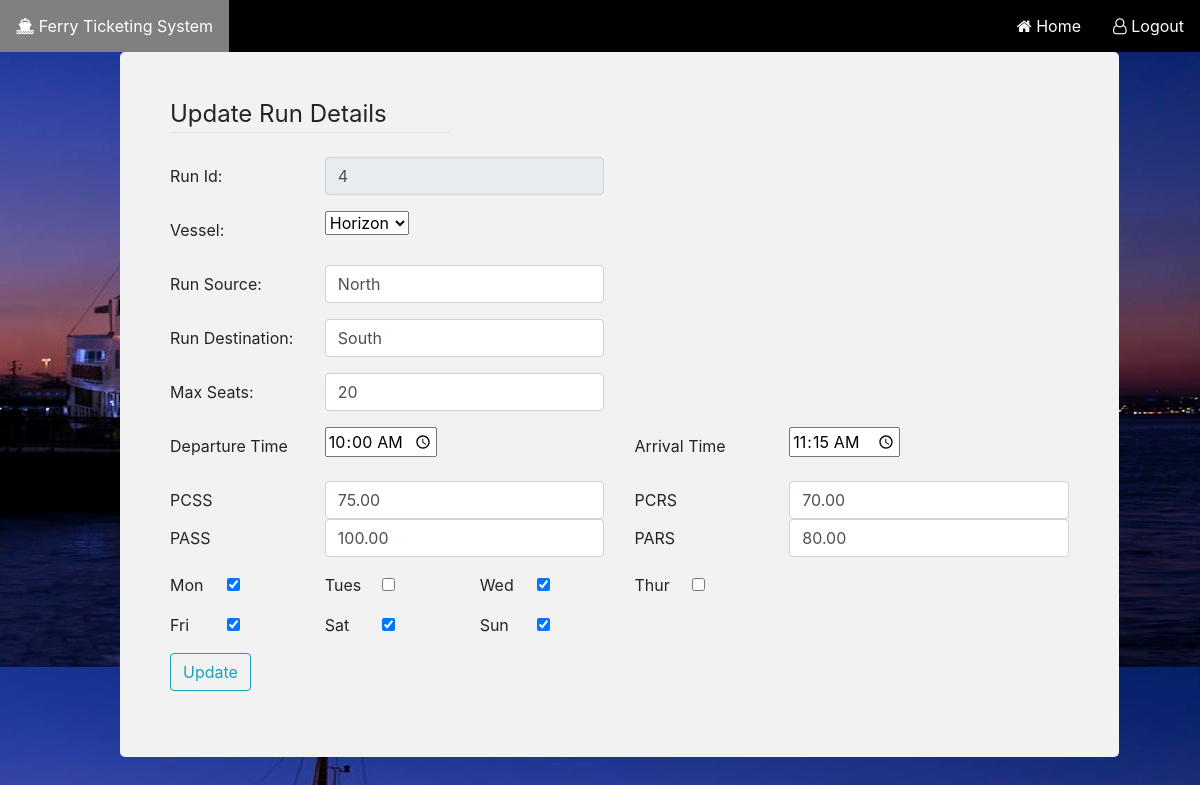
/editrun/4, run on an earlier commit of the app's database.
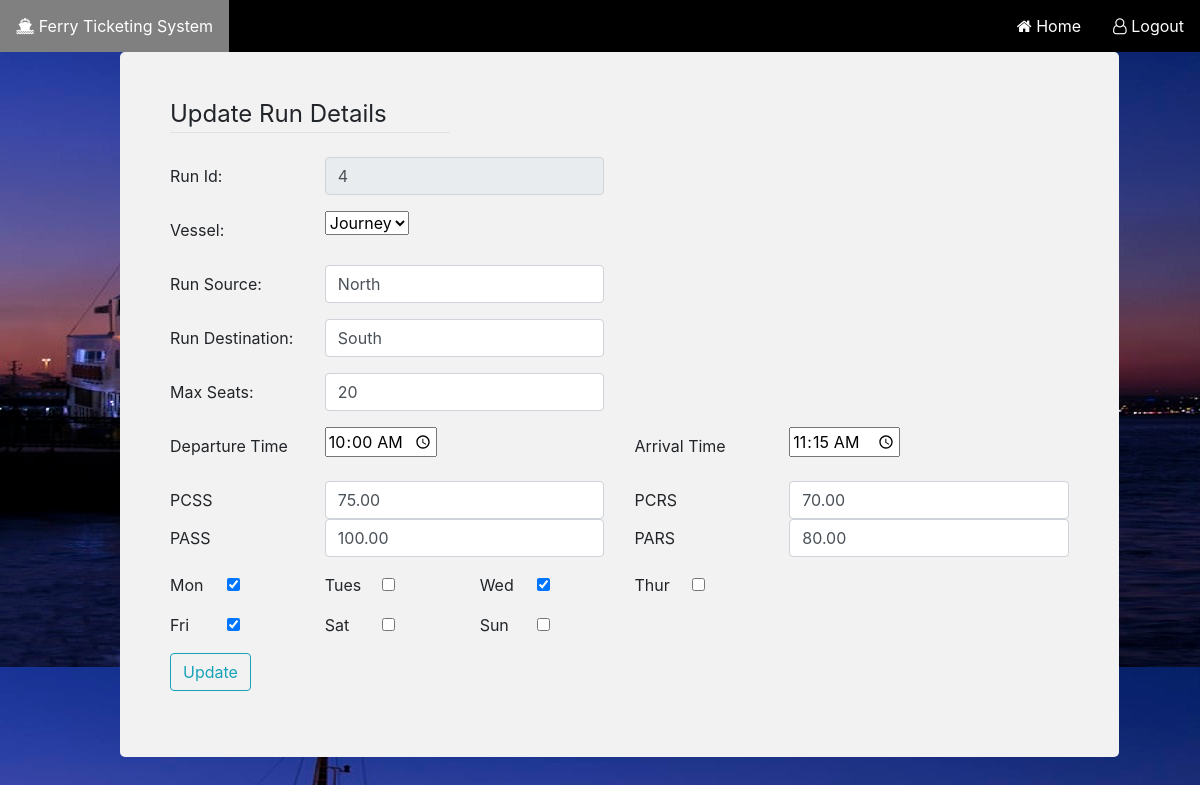
And on a later commit of the database.
### run/models.py (models this page shows)
class Run(models.Model):
    vessel_name = models.ForeignKey(Vessel, on_delete=models.SET_NULL,related_name='+',null=True)
    source = models.CharField(max_length=20, null=True)
    destination = models.CharField(max_length=20, null=True)
    departure_time = models.TimeField(null=True)
    arrival_time = models.TimeField(null=True)
    PASS = models.DecimalField(null=True, max_digits=10, decimal_places=2)
    PARS = models.DecimalField(null=True, max_digits=10, decimal_places=2)
    PCSS = models.DecimalField(null=True, max_digits=10, decimal_places=2)
    PCRS = models.DecimalField(null=True, max_digits=10, decimal_places=2)
    max_seats = models.PositiveIntegerField(null=True)
    Mon = models.BooleanField(default=False)
    Tue = models.BooleanField(default=False)
    Wed = models.BooleanField(default=False)
    Thu = models.BooleanField(default=False)
    Fri = models.BooleanField(default=False)
    Sat = models.BooleanField(default=False)
    Sun = models.BooleanField(default=False)

### vessel/models.py (models this page shows)
class Vessel(models.Model):
    vessel_name = models.CharField(max_length=30)
    def __str__(self):
        return self.vessel_name

### run/views.py (the view)
# urls.py: path('editrun/<int:id>',edit_run),
def edit_run(request, id):
    run = Run.objects.get(id=id)
    vessels=Vessel.objects.all()
    print(request.POST)
    form = RunForm(request.POST, instance = run)
    if request.method == "POST":
        if form.is_valid():
            form.save()
            return redirect("/runs")
        else:
            print(form.errors)
    return render(request, 'editrun.html', {'run': run, 'vessels': vessels})

### templates/editrun.html (shortened to what the changed rows need)
{% extends 'admin_base.html' %}
{% load static from static %}
{% block content %}
<body>
<div class="form" >
<div class='container'>
    <div class='row'>
<div class="col-md-12">
 <form method="POST" class="post-form">
  <div class="container">
 <br>
  <div class="form-group row">
  <div class="col-sm-4">
   <input type="text" class="form-control" name="id" id="id_id" maxlength="20" value="{{ run.id }}" readonly>
  </div>
   </div>
   <div class="form-group row">
        <div class="col-sm-4">
            <select name="vessel_name">
                <option value="{{ run.vessel_name_id }}">{{ run.vessel_name }}</option>
            </select>
        </div>
    </div>
   <div class="form-group row">
  <div class="col-sm-4">
   <input type="text" class="form-control" name="source" id="id_source" maxlength="120" value="{{ run.source }}" />
  </div>
   </div>
  <div class="form-group row">
  <div class="col-sm-4">
   <input type="text" class="form-control" name="destination" id="id_content" maxlength="200" value="{{ run.destination }}" />
  </div>
   </div>
   <div class="form-group row">
    <div class="col-sm-4">
     <input type="text" class="form-control" name="max_seats" id="id_content" maxlength="200" value="{{ run.max_seats }}" />
    </div>
    </div>
   <div class="form-group row">
    <div class="col-sm-4">
        <input type="time" name="departure_time" id="id_content" value="{{ run.departure_time|time:'H:i:s'  }}" />
    </div>
    <div class="col-sm-4">
        <input type="time" name="arrival_time" id="id_content" value="{{ run.arrival_time|time:'H:i:s' }}"/>
    </div>
  </div>
   <div class="form-group row">
      <div class="col-sm-4">
        <input type="text" class="form-control" name="PCSS" id="id_content" maxlength="200" value="{{ run.PCSS }}" />
      </div>
      <div class="col-sm-4">
        <input type="text" class="form-control" name="PCRS" id="id_content" maxlength="200" value="{{ run.PCRS }}" />
      </div>
      <div class="col-sm-4">
        <input type="text" class="form-control" name="PASS" id="id_content" maxlength="200" value="{{ run.PASS }}" />
      </div>
      <div class="col-sm-4">
        <input type="text" class="form-control" name="PARS" id="id_content" maxlength="200" value="{{ run.PARS }}" />
      </div>
   </div>
   <div class="form-group row">
      <div class="col-sm-1">
        <input type="checkbox" class="form-check-input" name="Mon" id="id_active" {% if run.Mon %}checked{% endif %}/>
      </div>
    <div class="col-sm-1">
        <input type="checkbox" class="form-check-input" name="Tue" id="id_active" {% if run.Tue %}checked{% endif %}/>
    </div>
    <div class="col-sm-1">
        <input type="checkbox" class="form-check-input" name="Wed" id="id_active" {% if run.Wed %}checked{% endif %}/>
    </div>
    <div class="col-sm-1">
        <input type="checkbox" class="form-check-input" name="Thu" id="id_active" {% if run.Thu %}checked{% endif %}/>
    </div>
  </div>
  <div class="form-group row">
  <div class="col-sm-1">
    <input type="checkbox" class="form-check-input" name="Fri" id="id_active" {% if run.Fri %}checked{% endif %}/>
  </div>
  <div class="col-sm-1">
    <input type="checkbox" class="form-check-input" name="Sat" id="id_active" {% if run.Sat %}checked{% endif %}/>
  </div>
  <div class="col-sm-1">
    <input type="checkbox" class="form-check-input" name="Sun" id="id_active" {% if run.Sun %}checked{% endif %}/>
  </div>
  </div>
  </div>
 </form>
 </div>
</div>
 {% endblock content %}

What changed in the data, as far as the page shows it:
changed Run "North": vessel_name "Horizon" → "Journey"; Sat "☑" → "☐"; Sun "☑" → "☐"
